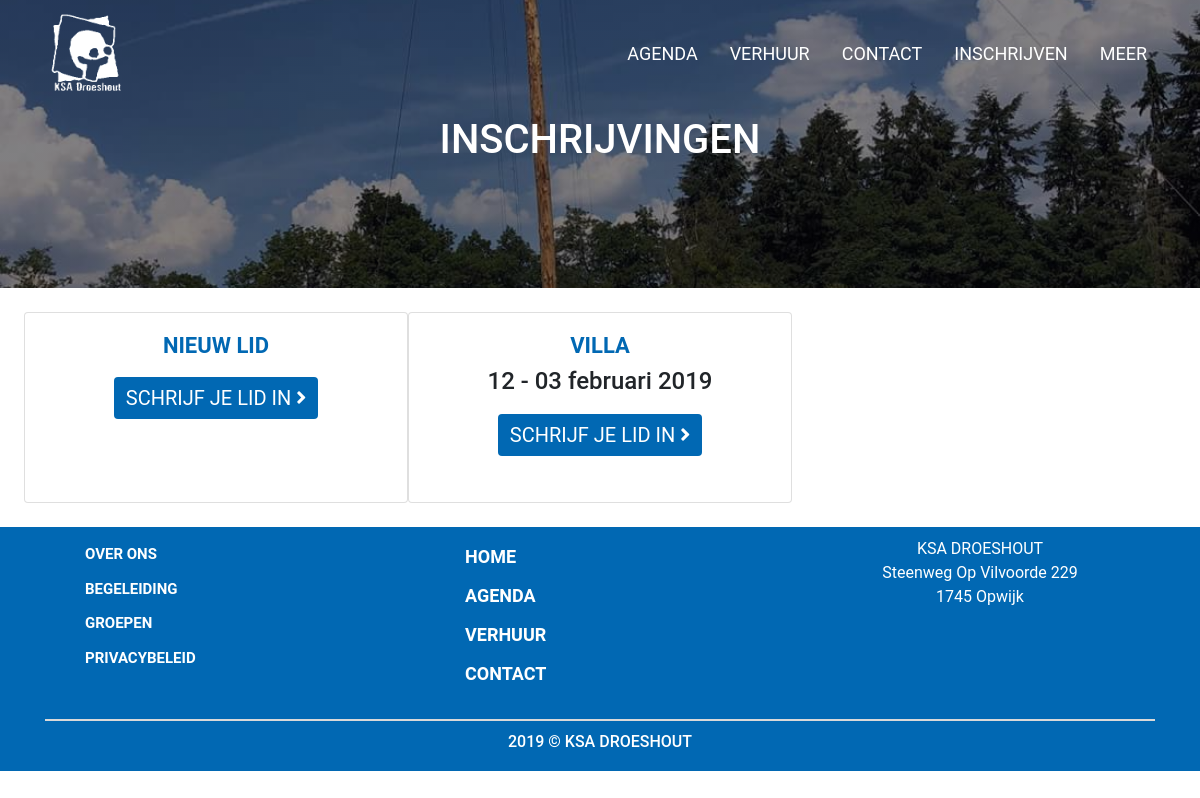
/inschrijven/, run on the app's committed database.
### inschrijven/models.py (models this page shows, shortened)
class Inschrijving(models.Model):
    agendaitemid = models.OneToOneField(AgendaItem, models.CASCADE)
    prijs = models.DecimalField(decimal_places=2, max_digits=4)
    actief = models.BooleanField(default=True)
    brief = models.FileField(upload_to='brieven')

### agenda/models.py (models this page shows, shortened)
class AgendaItem(models.Model):
    datumvan = models.DateTimeField()
    datumtot = models.DateTimeField()
    titel = models.CharField(max_length=100)
    adres = models.ForeignKey(Adres,models.PROTECT)
    beschrijving = models.TextField()

### inschrijven/views.py (the view)
# urls.py: path('inschrijven/',inschrijven_views.InschrijvenView.as_view(),name='inschrijven'),
class InschrijvenView(generic.ListView):
    template_name = 'inschrijven.html'
    context_object_name = 'inschrijven_list'
    model = Inschrijving
    def get_queryset(self):
        return Inschrijving.objects.filter(actief=True)

### inschrijven/templates/inschrijven.html (shortened to what this page needs)
{% extends "base.html" %}
{% block content %}
    <div class='banner'>
        <div class='container'>
            <div class='banner-content'>
                <h1>Inschrijvingen</h1>
            </div>
        </div>
    </div>
    <div class='home-info'>
        <div class='container-fluid'>
            <div class='row'>
                <div class='card col-lg-4 col-md-6 col-sm-12 inschrijven-link'>
                    <div class="card-body">
                        <h3>Nieuw lid</h3>
                        <form action="{% url 'inschrijven_nieuw'%}">
                            <button class="btn float-none">Schrijf je lid in <i class="fa fa-angle-right"></i></button>
                        </form>
                    </div>
                </div>
                {% for item in inschrijven_list %}
                <div class='card col-lg-4 col-md-6 col-sm-12 inschrijven-link'>
                    <div class="card-body">
                    <h3>{{ item.agendaitemid.titel }}</h3>
                    {% if item.agendaitemid.datumvan|date:"d F Y" == item.agendaitemid.datumtot|date:"d F Y" %}
                        <h4>{{ item.agendaitemid.datumvan|date:"d F Y" }}</h4>
                    {% else %}
                        <h4>{{ item.agendaitemid.datumvan|date:"d "}} - {{ item.agendaitemid.datumtot|date:"d F Y"}}</h4>
                    {% endif %}
                            <form action="{% url 'inschrijven_info' item.id %}">
                                <button class="btn float-none">Schrijf je lid in <i class="fa fa-angle-right"></i></button>
                            </form>
                    </div>
                </div>
                {% endfor %}
            </div>
        </div>
    </div>
{% endblock %}

### static/main.css (style rules this page uses)
body { font-family: roboto,sans-serif; box-sizing: border-box; }
.home-banner,.banner { height:85vh; background: linear-gradient(rgba(3, 1, 10, 0.5), rgba(3, 1, 10, 0.5)), url(images/banner.jpg) no-repeat scroll center center; background-size: cover; display: flex; }
.home-banner .container,.banner .container { width: 100%; align-self: center; }
.home-banner-content,.banner-content { color: #fff; text-align: center; }
.home-banner-content h1,.banner-content h1 { text-transform: uppercase; }
.banner { height:36vh; }
.home-info,.overons-info { background-color:#fff; padding: 2%; text-align: center; }
.home-info h3,.overons-info h3 { color:#0168b3; text-transform: uppercase; font-size: 22px; font-weight: 600; }
.home-info button,.overons-info button { margin: 0 auto; text-align: center; border: none; background-color: #fff; color:#0168b3; text-transform: uppercase; font-size: 20px; }
.inschrijven-link button { float: right; margin: 10px auto; text-align: center; border: none; background-color: #0168b3; color:#fff; text-transform: uppercase; }

### data on the page
Inschrijving: agendaitemid.titel "VILLA", agendaitemid.datumvan "12", agendaitemid.datumtot "03 februari 2019"
